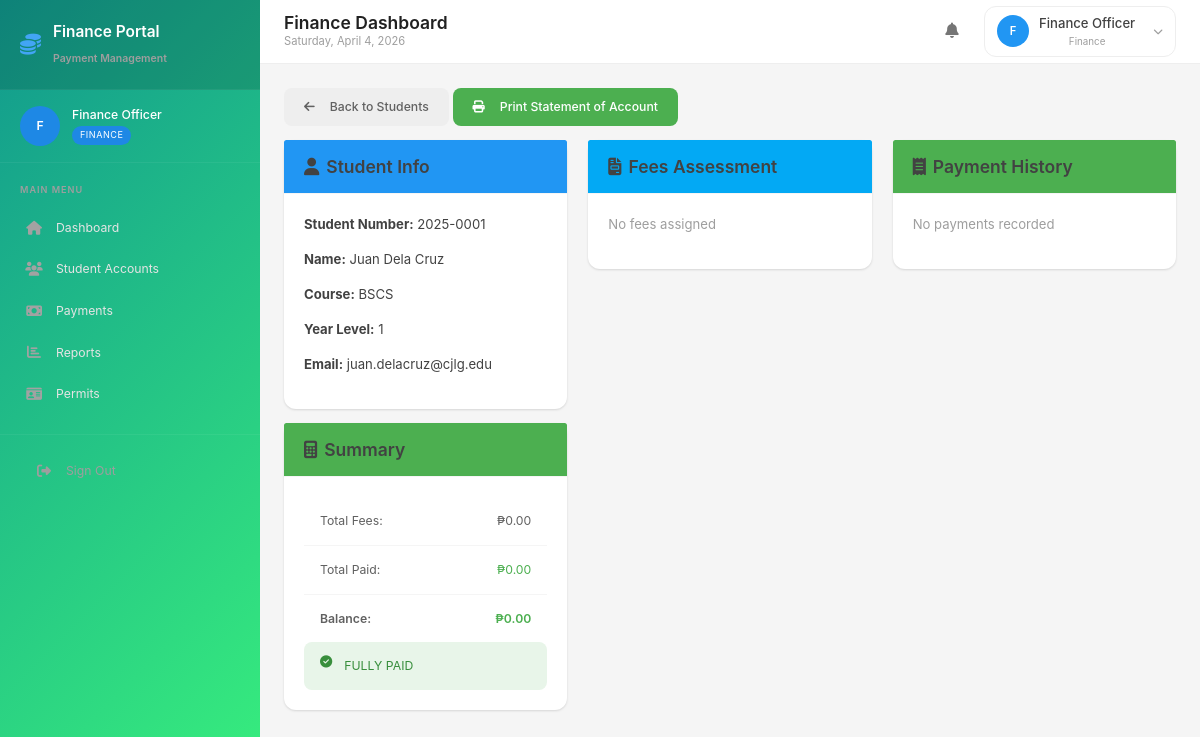
The app's page /finance/dashboard.php?page=student_detail&id=1 (signed in) with its own data.
### tables this page shows
CREATE TABLE students (
    id INT AUTO_INCREMENT PRIMARY KEY,
    student_number VARCHAR(50) NOT NULL UNIQUE,
    firstname VARCHAR(100) NOT NULL,
    lastname VARCHAR(100) NOT NULL,
    middle_name VARCHAR(100),
    suffix VARCHAR(20),
    email VARCHAR(100),
    phone VARCHAR(50),
    gender VARCHAR(20),
    birthdate DATE,
    
     
    address VARCHAR(500),
    city VARCHAR(100),
    province VARCHAR(100),
    zipcode VARCHAR(20),
    
     
    guardian_name VARCHAR(200),
    guardian_relationship VARCHAR(50),
    guardian_phone VARCHAR(50),
    guardian_email VARCHAR(100),
    guardian_address VARCHAR(500),
    
     
    course_id INT,
    year_level INT DEFAULT 1,
    enrollment_status ENUM('Pending', 'Enrolled', 'Dropped', 'Graduated', 'Transferred') DEFAULT 'Pending',
    enrollment_date DATE,
    
     
    previous_school VARCHAR(255),
    previous_school_address VARCHAR(500),
    
    password VARCHAR(255),
    password_encrypted TEXT,
    is_active TINYINT(1) DEFAULT 1,
    created_at TIMESTAMP DEFAULT CURRENT_TIMESTAMP,
    updated_at TIMESTAMP DEFAULT CURRENT_TIMESTAMP ON UPDATE CURRENT_TIMESTAMP,
    FOREIGN KEY (course_id) REFERENCES courses(id) ON DELETE SET NULL
);

CREATE TABLE courses (
    id INT AUTO_INCREMENT PRIMARY KEY,
    code VARCHAR(20) NOT NULL,
    name VARCHAR(255) NOT NULL,
    department_id INT NOT NULL,
    major VARCHAR(100),
    description TEXT,
    total_units INT DEFAULT 0,
    years INT DEFAULT 4,
    is_active TINYINT(1) DEFAULT 1,
    created_at TIMESTAMP DEFAULT CURRENT_TIMESTAMP,
    FOREIGN KEY (department_id) REFERENCES departments(id) ON DELETE CASCADE,
    UNIQUE KEY unique_course (code, department_id)
);

### finance/pages/student_detail.php (the view, shortened to what this page needs)
<?php
require_once '../config.php';
$student_id = intval($_GET['id']);
$student = $conn->query("SELECT s.*, c.code as course_code, c.name as course_name FROM students s LEFT JOIN courses c ON s.course_id = c.id WHERE s.id = $student_id")->fetch_assoc();
$fees = $conn->query("
    SELECT sf.*, ft.name as fee_name
    FROM student_fees sf
    LEFT JOIN fee_types ft ON sf.fee_type_id = ft.id
    WHERE sf.student_id = " . $student['id']
);
$payments = $conn->query("
    SELECT * FROM payments
    WHERE student_id = " . $student['id'] . "
    ORDER BY payment_date DESC"
);
$total_amount = 0;
$fees->data_seek(0);
$total_paid = $conn->query("SELECT COALESCE(SUM(payment_amount), 0) as total FROM payments WHERE student_id = " . $student['id'])->fetch_assoc()['total'];
$balance = $total_amount - $total_paid;
?>
<div class="row">
    <div class="col-md-12">
        <a href="dashboard.php?page=students" class="btn btn-secondary mb-3">
            <i class="fas fa-arrow-left me-2"></i>Back to Students
        </a>
        <a href="print_receipt.php?id=<?php echo $student['id']; ?>" target="_blank" class="btn btn-success mb-3">
            <i class="fas fa-print me-2"></i>Print Statement of Account
        </a>
    </div>
</div>
<div class="row">
    <div class="col-md-4">
        <div class="card">
            <div class="card-header bg-primary text-white">
                <h5><i class="fas fa-user me-2"></i>Student Info</h5>
            </div>
            <div class="card-body">
                <p><strong>Student Number:</strong> <?php echo htmlspecialchars($student['student_number']); ?></p>
                <p><strong>Name:</strong> <?php echo htmlspecialchars($student['firstname'] . ' ' . $student['lastname']); ?></p>
                <p><strong>Course:</strong> <?php echo htmlspecialchars($student['course_code'] ?? '-'); ?></p>
                <p><strong>Year Level:</strong> <?php echo htmlspecialchars($student['year_level']); ?></p>
                <p><strong>Email:</strong> <?php echo $student['email']; ?></p>
            </div>
        </div>
        <div class="card mt-3">
            <div class="card-header bg-<?php echo $balance > 0 ? 'warning' : 'success'; ?> text-<?php echo $balance > 0 ? 'dark' : 'white'; ?>">
                <h5 class="mb-0"><i class="fas fa-calculator me-2"></i>Summary</h5>
            </div>
            <div class="card-body">
                <table class="table table-sm">
                    <tr>
                        <td>Total Fees:</td>
                        <td class="text-end">₱<?php echo number_format($total_amount, 2); ?></td>
                    </tr>
                    <tr>
                        <td>Total Paid:</td>
                        <td class="text-success text-end">₱<?php echo number_format($total_paid, 2); ?></td>
                    </tr>
                    <tr class="fw-bold fs-5">
                        <td>Balance:</td>
                        <td class="text-end <?php echo $balance > 0 ? 'text-danger' : 'text-success'; ?>">
                            ₱<?php echo number_format($balance, 2); ?>
                        </td>
                    </tr>
                </table>
                <?php if ($balance == 0): ?>
                    <div class="alert alert-success mb-0 text-center">
                        <i class="fas fa-check-circle"></i> FULLY PAID
                    </div>
                <?php endif; ?>
            </div>
        </div>
    </div>
    <div class="col-md-4">
        <div class="card">
            <div class="card-header bg-info text-white">
                <h5 class="mb-0"><i class="fas fa-file-invoice me-2"></i>Fees Assessment</h5>
            </div>
            <div class="card-body">
                <?php if($fees->num_rows > 0): ?>
                    <table class="table table-sm">
                        <thead>
                            <tr>
                                <th>Fee Type</th>
                                <th class="text-end">Amount</th>
                            </tr>
                        </thead>
                        <tbody>
                            <?php while($f = $fees->fetch_assoc()): ?>
                            <tr>
                                <td><?php echo htmlspecialchars($f['fee_name']); ?></td>
                                <td class="text-end">₱<?php echo number_format($f['amount'], 2); ?></td>
                            </tr>
                            <?php endwhile; ?>
                        </tbody>
                        <tfoot>
                            <tr class="fw-bold">
                                <td>Total:</td>
                                <td class="text-end">₱<?php echo number_format($total_amount, 2); ?></td>
                            </tr>
                        </tfoot>
                    </table>
                <?php else: ?>
                    <p class="text-muted">No fees assigned</p>
                <?php endif; ?>
            </div>
        </div>
    </div>
    <div class="col-md-4">
        <div class="card">
            <div class="card-header bg-success text-white">
                <h5 class="mb-0"><i class="fas fa-receipt me-2"></i>Payment History</h5>
            </div>
            <div class="card-body">
                <?php if($payments->num_rows > 0): ?>
                    <table class="table table-sm">
                        <thead>
                            <tr>
                                <th>Date</th>
                                <th>OR #</th>
                                <th>Amount</th>
                            </tr>
                        </thead>
                        <tbody>
                            <?php while($p = $payments->fetch_assoc()): ?>
                            <tr>
                                <td><?php echo date('M d, Y', strtotime($p['payment_date'])); ?></td>
                                <td><?php echo htmlspecialchars($p['or_number']); ?></td>
                                <td class="text-success fw-bold">₱<?php echo number_format($p['payment_amount'], 2); ?></td>
                            </tr>
                            <?php endwhile; ?>
                        </tbody>
                    </table>
                <?php else: ?>
                    <p class="text-muted">No payments recorded</p>
                <?php endif; ?>
            </div>
        </div>
    </div>
</div>

### css/modern.css (style rules this page uses)
:root { --primary-50: #e3f2fd; --primary-100: #bbdefb; --primary-200: #90caf9; --primary-300: #64b5f6; --primary-400: #42a5f5; --primary-500: #2196f3; --primary-600: #1e88e5; --primary-700: #1976d2; --primary-800: #1565c0; --primary-900: #0d47a1; --secondary-50: #f3e5f5; --secondary-500: #9c27b0; --secondary-600: #8e24aa; --accent-500: #00bcd4; --accent-600: #00acc1; --success-50: #e8f5e9; --success-500: #4caf50; --success-600: #43a047; --success-700: #388e3c; --warning-50: #fff3e0; --warning-500: #ff9800; --warning-600: #fb8c00; --danger-50: #ffebee; --danger-500: #f44336; --danger-600: #e53935; --danger-700: #d32f2f; --info-50: #e1f5fe; --info-500: #03a9f4; --info-600: #039be5; --gray-50: #fafafa; --gray-100: #f5f5f5; --gray-200: #eeeeee; --gray-300: #e0e0e0; --gray-400: #bdbdbd; --gray-500: #9e9e9e; --gray-600: #757575; --gray-700: #616161; --gray-800: #424242; --gray-900: #212121; --dark-50: #f5f5f5; --dark-100: #eeeeee; --dark-200: #e0e0e0; --dark-300: #bdbdbd; --dark-400: #9e9e9e; --dark-500: #757575; --dark-600: #616161; --dark-700: #424242; --dark-800: #263238; --dark-900: #1a1a2e; --sidebar-bg: #1a1a2e; --sidebar-hover: #16213e; --sidebar-active: #0f3460; --sidebar-text: #e4e4e4; --sidebar-icon: #a2a2a2; --sidebar-width: 260px; --card-shadow: 0 1px 3px rgba(0,0,0,0.08), 0 1px 2px rgba(0,0,0,0.06); --card-shadow-hover: 0 10px 20px rgba(0,0,0,0.1), 0 3px 6px rgba(0,0,0,0.05); --radius-sm: 6px; --radius-md: 8px; --radius-lg: 12px; --radius-xl: 16px; --transition-fast: 150ms ease; --transition-normal: 250ms ease; --transition-slow: 350ms ease; }
*, *::before, *::after { box-sizing: border-box; }
html { font-size: 14px; scroll-behavior: smooth; }
body { margin: 0; padding: 0; font-family: 'Inter', -apple-system, BlinkMacSystemFont, 'Segoe UI', Roboto, Oxygen, Ubuntu, sans-serif; font-size: 0.9375rem; line-height: 1.6; color: var(--gray-800); background-color: var(--gray-100); -webkit-font-smoothing: antialiased; -moz-osx-font-smoothing: grayscale; }
.card { background: #fff; border: none; border-radius: var(--radius-lg); box-shadow: var(--card-shadow); transition: box-shadow var(--transition-normal); }
.card-header { background: transparent; border-bottom: 1px solid var(--gray-100); padding: 16px 20px; display: flex; align-items: center; justify-content: space-between; }
.card-header h5, .card-header h4, .card-header h3 { margin: 0; font-weight: 600; color: var(--gray-800); }
.card-body { padding: 20px; }
.btn { display: inline-flex; align-items: center; justify-content: center; gap: 8px; padding: 10px 20px; font-size: 0.875rem; font-weight: 500; border-radius: var(--radius-md); border: none; cursor: pointer; transition: all var(--transition-fast); text-decoration: none; white-space: nowrap; }
.btn-secondary { background: var(--gray-200); color: var(--gray-700); }
.btn-success { background: var(--success-500); color: #fff; }
.table { width: 100%; border-collapse: collapse; margin: 0; }
.table td { padding: 14px 16px; border-bottom: 1px solid var(--gray-100); font-size: 0.875rem; color: var(--gray-700); vertical-align: middle; }
.table tbody tr { transition: background var(--transition-fast); }
.table tbody tr:last-child td { border-bottom: none; }
.alert { display: flex; align-items: flex-start; gap: 12px; padding: 14px 16px; border-radius: var(--radius-md); border: none; font-size: 0.875rem; }
.alert-success { background: var(--success-50); color: var(--success-700); }
.text-success { color: var(--success-500) !important; }
.bg-primary { background: var(--primary-500) !important; }
.bg-success { background: var(--success-500) !important; }
.bg-info { background: var(--info-500) !important; }
.fw-bold { font-weight: 600 !important; }
.text-muted { color: var(--gray-500) !important; }
.mt-3 { margin-top: 24px; }
.mb-3 { margin-bottom: 24px; }

### records on screen
students: student_number "2025-0001", firstname+lastname "Juan Dela Cruz", course.code "BSCS", year_level "1", email "juan.delacruz@cjlg.edu"

### other values on screen
substr($user_name, 0, 1) "F"
$user_name "Finance Officer"
$total_amount "0.00"
$total_paid "0.00"
$balance "0.00"
